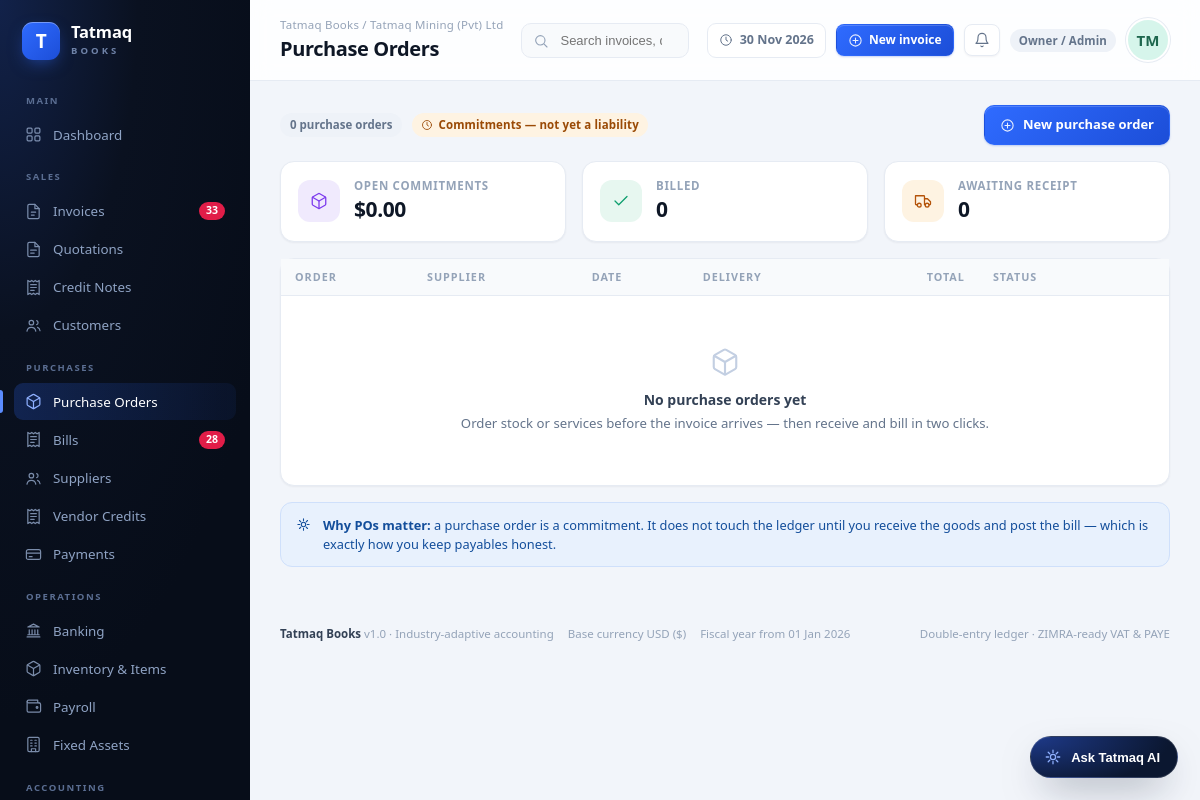
The app's page /purchase-orders (signed in) with its own data.
### tables this page shows
CREATE TABLE companies(
 id INTEGER PRIMARY KEY, name TEXT, industry TEXT, currency TEXT DEFAULT 'USD', symbol TEXT DEFAULT '$',
 tax_name TEXT DEFAULT 'VAT', tax_rate REAL DEFAULT 15, address TEXT, email TEXT, phone TEXT,
 fiscal_start TEXT, created_at TEXT);

CREATE TABLE users(
 id INTEGER PRIMARY KEY, company_id INT, name TEXT, email TEXT, role TEXT, status TEXT,
 password_hash TEXT, last_login TEXT, created_at TEXT);

### app.py (the view)
@app.route("/purchase-orders")
def purchase_orders():
    c = company()
    rows = conn().execute("""SELECT po.*, ct.name party FROM purchase_orders po
        LEFT JOIN contacts ct ON ct.id=po.vendor_id
        WHERE po.company_id=? ORDER BY po.date DESC, po.id DESC""", (c["id"],)).fetchall()
    return render_template("purchase_orders.html", rows=rows,
                           committed=sum(r["total"] for r in rows if r["status"] != "billed"),
                           title="Purchase Orders")

### app.py (called while the page is built, shortened)
@app.before_request
def _guard():
    if request.endpoint is None or request.endpoint in PUBLIC_ENDPOINTS:
        return None
    ident, source = auth.resolve_identity()
    if not ident:
        if request.path.startswith("/api/"):
            return jsonify({"error": "unauthorised"}), 401
        return redirect(url_for("login", next=request.path))
    g.ident = ident
    g.perms = auth.permissions(ident["role"])
    return None

def conn():
    if "conn" not in g:
        g.conn = db.connect()
    return g.conn

@app.teardown_appcontext
def close_conn(exc):
    c = g.pop("conn", None)
    if c is not None:
        c.close()

def company():
    if "company_row" not in g:
        g.company_row = conn().execute("SELECT * FROM companies WHERE id=?",
                                       (g.ident["company_id"],)).fetchone()
    return g.company_row

@app.context_processor
def inject():
    ident = getattr(g, "ident", None)
    perms = getattr(g, "perms", None)
    c = company()
    overdue = conn().execute("""SELECT COUNT(*) c FROM invoices WHERE company_id=?
        AND total-amount_paid>0.01 AND due_date<?""", (c["id"], str(date.today()))).fetchone()["c"]
    bills_over = conn().execute("""SELECT COUNT(*) c FROM bills WHERE company_id=?
        AND total-amount_paid>0.01 AND due_date<?""", (c["id"], str(date.today()))).fetchone()["c"]
    return dict(company=dict(c), profiles=db.PROFILES, now=date.today(),
                overdue_count=overdue, bills_overdue_count=bills_over,
                status_of=status_of, nav_path=request.path, ident=ident, perms=perms,
                roles=auth.ROLES)

@app.template_filter("money")
def f_money(v, dec=2):
    try:
        v = float(v or 0)
    except Exception:
        return v
    return f"{'-' if v < 0 else ''}{abs(v):,.{dec}f}"

@app.template_filter("ddate")
def f_date(v):
    if not v:
        return ""
    try:
        return date.fromisoformat(str(v)[:10]).strftime("%d %b %Y")
    except Exception:
        return v

@app.template_filter("initials")
def f_initials(name):
    parts = str(name or "?").replace("(Pvt) Ltd", "").split()
    return "".join(p[0] for p in parts[:2]).upper()

### auth.py (called while the page is built)
def load_user(uid):
    if not uid:
        return None
    conn = connect()
    try:
        row = conn.execute("SELECT * FROM users WHERE id=? AND status='Active'", (uid,)).fetchone()
        return dict(row) if row else None
    finally:
        conn.close()

### templates/purchase_orders.html
{% extends "base.html" %}
{% from "_icons.html" import icon %}
{% block content %}
{% set sym = company.symbol %}
<div class="toolbar">
  <span class="count-pill">{{ rows|length }} purchase orders</span>
  <span class="chip chip-warn">{{ icon('clock', 12) }} Commitments — not yet a liability</span>
  <div style="margin-left:auto"><a class="btn" href="/purchase-orders/new">{{ icon('plus', 15) }} New purchase order</a></div>
</div>
<div class="dash-grid g3 mb2">
  <div class="hero-mini"><span class="icon-circle violet-bg">{{ icon('box', 18) }}</span>
    <div><div class="tiny faint" style="font-weight:700;letter-spacing:.06em">OPEN COMMITMENTS</div>
      <div style="font-size:21px;font-weight:750;letter-spacing:-.02em">{{ sym }}{{ committed|money }}</div></div></div>
  <div class="hero-mini"><span class="icon-circle green-bg">{{ icon('check', 18) }}</span>
    <div><div class="tiny faint" style="font-weight:700;letter-spacing:.06em">BILLED</div>
      <div style="font-size:21px;font-weight:750;letter-spacing:-.02em">{{ rows|selectattr('status','equalto','billed')|list|length }}</div></div></div>
  <div class="hero-mini"><span class="icon-circle amber-bg">{{ icon('truck', 18) }}</span>
    <div><div class="tiny faint" style="font-weight:700;letter-spacing:.06em">AWAITING RECEIPT</div>
      <div style="font-size:21px;font-weight:750;letter-spacing:-.02em">{{ rows|rejectattr('status','in',['received','billed'])|list|length }}</div></div></div>
</div>
<div class="card">
  <div class="tbl-wrap">
    <table class="tbl">
      <thead><tr><th>Order</th><th>Supplier</th><th>Date</th><th>Delivery</th><th class="num">Total</th><th>Status</th><th></th></tr></thead>
      <tbody>
      {% for r in rows %}
        <tr>
          <td><a class="link-strong" href="/purchase-orders/{{ r.id }}">{{ r.number }}</a></td>
          <td><div class="row" style="gap:8px">
            <div class="avatar sm" style="background:hsl({{ r.party|avatar_hue }} 70% 93%);color:hsl({{ r.party|avatar_hue }} 55% 32%)">{{ r.party|initials }}</div>
            <span>{{ r.party }}</span></div></td>
          <td class="muted">{{ r.date|ddate }}</td>
          <td class="muted">{{ r.delivery_date|ddate if r.delivery_date else '—' }}</td>
          <td class="num strong">{{ sym }}{{ r.total|money }}</td>
          <td>
            {% set cls = {'draft':'chip-muted','sent':'chip-info','partial':'chip-warn','received':'chip-good','billed':'chip-dark'} %}
            <span class="chip {{ cls.get(r.status,'chip-muted') }}">{{ r.status|capitalize }}</span>
          </td>
          <td class="right"><a class="btn sm soft" href="/purchase-orders/{{ r.id }}">Open</a></td>
        </tr>
      {% else %}
        <tr><td colspan="7"><div class="empty">{{ icon('box', 30) }}<b>No purchase orders yet</b>
          Order stock or services before the invoice arrives — then receive and bill in two clicks.</div></td></tr>
      {% endfor %}
      </tbody>
    </table>
  </div>
</div>
<div class="callout info mt2">{{ icon('sparkle', 15) }} <div><b>Why POs matter:</b> a purchase order is a commitment. It does not touch the ledger until you receive the goods and post the bill — which is exactly how you keep payables honest.</div></div>
{% endblock %}

### templates/base.html (shortened to what this page needs)
<!doctype html>
<html lang="en">
<head>
<link rel="stylesheet" href="{{ url_for('static', filename='style.css') }}">
</head>
<body>
{% from "_icons.html" import icon %}
{% set p = nav_path %}
<div class="shell">
  <aside class="sidebar">
    <a class="brand" href="/">
      <div class="brand-mark">T</div>
      <div>
        <div class="brand-name">Tatmaq</div>
        <div class="brand-sub">BOOKS</div>
      </div>
    </a>
    <nav>
      <div class="nav-sec">Main</div>
      <a class="nav-item {{ 'active' if p == '/' }}" href="/">{{ icon('grid',17) }} Dashboard</a>
      <div class="nav-sec">Sales</div>
      <a class="nav-item {{ 'active' if p.startswith('/invoices') }}" href="/invoices">
        {{ icon('file',17) }} Invoices
        {% if overdue_count %}<span class="nav-badge">{{ overdue_count }}</span>{% endif %}
      </a>
      <a class="nav-item {{ 'active' if p.startswith('/quotes') }}" href="/quotes">{{ icon('quote',17) }} Quotations</a>
      <a class="nav-item {{ 'active' if p.startswith('/credit-notes') }}" href="/credit-notes">{{ icon('receipt',17) }} Credit Notes</a>
      <a class="nav-item {{ 'active' if p.startswith('/contacts') and request.args.get('tab','customer') == 'customer' }}" href="/contacts?tab=customer">{{ icon('users',17) }} Customers</a>
      {% if perms.full_view %}<div class="nav-sec">Purchases</div>
      <a class="nav-item {{ 'active' if p.startswith('/purchase-orders') }}" href="/purchase-orders">{{ icon('box',17) }} Purchase Orders</a>
      <a class="nav-item {{ 'active' if p.startswith('/bills') }}" href="/bills">
        {{ icon('receipt',17) }} Bills
        {% if bills_overdue_count %}<span class="nav-badge">{{ bills_overdue_count }}</span>{% endif %}
      </a>
      <a class="nav-item {{ 'active' if p.startswith('/contacts') and request.args.get('tab') == 'vendor' }}" href="/contacts?tab=vendor">{{ icon('users',17) }} Suppliers</a>
      <a class="nav-item {{ 'active' if p.startswith('/vendor-credits') }}" href="/vendor-credits">{{ icon('receipt',17) }} Vendor Credits</a>
      <a class="nav-item {{ 'active' if p.startswith('/payments') }}" href="/payments">{{ icon('card',17) }} Payments</a>
      {% endif %}
      <div class="nav-sec">Operations</div>
      {% if perms.full_view %}
      <a class="nav-item {{ 'active' if p.startswith('/banking') }}" href="/banking">{{ icon('bank',17) }} Banking</a>
      {% endif %}
      <a class="nav-item {{ 'active' if p.startswith('/inventory') }}" href="/inventory">{{ icon('box',17) }} Inventory &amp; Items</a>
      {% if perms.full_view %}
      <a class="nav-item {{ 'active' if p.startswith('/payroll') }}" href="/payroll">{{ icon('wallet',17) }} Payroll</a>
      <a class="nav-item {{ 'active' if p.startswith('/assets') }}" href="/assets">{{ icon('building',17) }} Fixed Assets</a>
      {% endif %}
      <div class="nav-sec">Accounting</div>
    </nav>
        {% set ind = profiles[company.industry] %}
  </aside>
  <div class="main">
    <header class="topbar">
      <div class="page-id">
        <div class="crumb">Tatmaq Books / {{ company.name }}</div>
        <h1>{{ title }}</h1>
      </div>
      <form class="searchbar" action="/invoices" method="get">
        {{ icon('search', 16) }}
        <input type="search" name="q" placeholder="Search invoices, quotations, customers…" value="{{ request.args.get('q','') }}">
      </form>
      <div class="top-actions">
        <span class="chip-date">{{ icon('clock', 14) }} {{ now.strftime('%d %b %Y') }}</span>
        {% if perms.write %}<a class="btn sm" href="/invoices/new">{{ icon('plus', 15) }} New invoice</a>{% endif %}
        <a href="/invoices?status=overdue" title="Alerts" class="btn soft sm" style="padding:7px 9px">
          {{ icon('bell', 16) }}
        </a>
        <span class="chip {{ 'chip-info' if perms.is_demo else 'chip-muted' }}" style="white-space:nowrap">{{ perms.role_label }}</span>
        <a class="avatar lg" href="/settings" title="{{ ident.name }} · {{ perms.role_label }}"
           style="background:hsl(160 60% 90%);color:hsl(160 55% 26%)">{{ ident.name|initials }}</a>
      </div>
    </header>
    <main class="content">
      {% block content %}{% endblock %}
    </main>
    <footer class="foot">
      <span><b style="color:var(--ink-2)">Tatmaq Books</b> v1.0 · Industry-adaptive accounting</span>
      <span>Base currency {{ company.currency }} ({{ company.symbol }})</span>
      <span>Fiscal year from {{ company.fiscal_start|ddate }}</span>
      <span style="margin-left:auto">Double-entry ledger · ZIMRA-ready VAT &amp; PAYE</span>
    </footer>
  </div>
</div>
<button class="ai-fab" id="ai-fab" type="button">
  <span class="spark">{{ icon('sparkle', 18) }}</span> Ask Tatmaq AI
</button>
</body>
</html>

### records on screen
companies: name "Tatmaq Mining (Pvt) Ltd", currency "USD", symbol "$", fiscal_start|ddate "01 Jan 2026"
users: name|initials "TM"

### other values on screen
{{ overdue_count }} "33"
{{ bills_overdue_count }} "28"
{{ title }} "Purchase Orders"
{{ perms.role_label }} "Owner / Admin"
{{ rows|length }} "0"
{{ sym }} "$"
{{ committed|money }} "0.00"
{{ rows|selectattr('status','equalto','billed')|list|length }} "0"
{{ rows|rejectattr('status','in',['received','billed'])|list|length }} "0"
